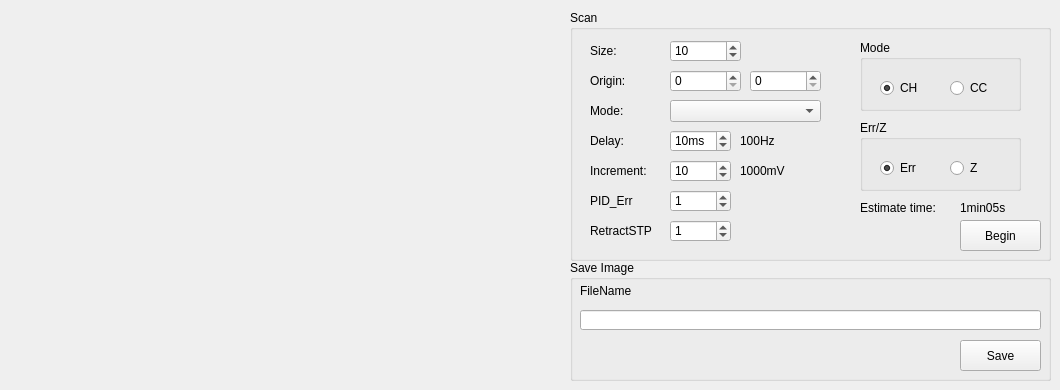
    <widget class="QWidget" name="tab_2">
     <attribute name="title">
      <string>Image Scan</string>
     </attribute>
     <widget class="QLabel" name="scan_image">
      <property name="enabled">
       <bool>true</bool>
      </property>
      <property name="geometry">
       <rect>
        <x>110</x>
        <y>10</y>
        <width>361</width>
        <height>361</height>
       </rect>
      </property>
      <property name="autoFillBackground">
       <bool>true</bool>
      </property>
      <property name="text">
       <string/>
      </property>
      <property name="wordWrap">
       <bool>false</bool>
      </property>
     </widget>
     <widget class="QGroupBox" name="groupBox_12">
      <property name="geometry">
       <rect>
        <x>570</x>
        <y>10</y>
        <width>481</width>
        <height>251</height>
       </rect>
      </property>
      <property name="title">
       <string>Scan</string>
      </property>
      <widget class="QLabel" name="label_73">
       <property name="geometry">
        <rect>
         <x>20</x>
         <y>30</y>
         <width>71</width>
         <height>21</height>
        </rect>
       </property>
       <property name="text">
        <string>Size:</string>
       </property>
      </widget>
      <widget class="QSpinBox" name="spinBox_scan_freq">
       <property name="geometry">
        <rect>
         <x>100</x>
         <y>120</y>
         <width>61</width>
         <height>22</height>
        </rect>
       </property>
       <property name="suffix">
        <string>ms</string>
       </property>
       <property name="minimum">
        <number>0</number>
       </property>
       <property name="maximum">
        <number>10000</number>
       </property>
       <property name="singleStep">
        <number>5</number>
       </property>
       <property name="value">
        <number>10</number>
       </property>
      </widget>
      <widget class="QLabel" name="label_75">
       <property name="geometry">
        <rect>
         <x>20</x>
         <y>120</y>
         <width>71</width>
         <height>21</height>
        </rect>
       </property>
       <property name="text">
        <string>Delay:</string>
       </property>
      </widget>
      <widget class="QPushButton" name="pushButton_scan_begin">
       <property name="geometry">
        <rect>
         <x>390</x>
         <y>210</y>
         <width>81</width>
         <height>31</height>
        </rect>
       </property>
       <property name="text">
        <string>Begin</string>
       </property>
      </widget>
      <widget class="QLabel" name="label_curve_diinc_hz_2">
       <property name="geometry">
        <rect>
         <x>170</x>
         <y>120</y>
         <width>61</width>
         <height>21</height>
        </rect>
       </property>
       <property name="text">
        <string>100Hz</string>
       </property>
      </widget>
      <widget class="QSpinBox" name="spinBox_scan_size">
       <property name="geometry">
        <rect>
         <x>100</x>
         <y>30</y>
         <width>71</width>
         <height>22</height>
        </rect>
       </property>
       <property name="suffix">
        <string/>
       </property>
       <property name="minimum">
        <number>1</number>
       </property>
       <property name="maximum">
        <number>65535</number>
       </property>
       <property name="singleStep">
        <number>10</number>
       </property>
       <property name="value">
        <number>10</number>
       </property>
      </widget>
      <widget class="QLabel" name="label_77">
       <property name="geometry">
        <rect>
         <x>20</x>
         <y>60</y>
         <width>71</width>
         <height>21</height>
        </rect>
       </property>
       <property name="text">
        <string>Origin:</string>
       </property>
      </widget>
      <widget class="QSpinBox" name="spinBox_scan_origin_x">
       <property name="geometry">
        <rect>
         <x>100</x>
         <y>60</y>
         <width>71</width>
         <height>22</height>
        </rect>
       </property>
       <property name="suffix">
        <string/>
       </property>
       <property name="minimum">
        <number>0</number>
       </property>
       <property name="maximum">
        <number>65535</number>
       </property>
       <property name="singleStep">
        <number>10</number>
       </property>
       <property name="value">
        <number>0</number>
       </property>
      </widget>
      <widget class="QSpinBox" name="spinBox_scan_origin_y">
       <property name="geometry">
        <rect>
         <x>180</x>
         <y>60</y>
         <width>71</width>
         <height>22</height>
        </rect>
       </property>
       <property name="suffix">
        <string/>
       </property>
       <property name="minimum">
        <number>0</number>
       </property>
       <property name="maximum">
        <number>65535</number>
       </property>
       <property name="singleStep">
        <number>10</number>
       </property>
       <property name="value">
        <number>0</number>
       </property>
      </widget>
      <widget class="QLabel" name="label_78">
       <property name="geometry">
        <rect>
         <x>20</x>
         <y>90</y>
         <width>71</width>
         <height>21</height>
        </rect>
       </property>
       <property name="text">
        <string>Mode:</string>
       </property>
      </widget>
      <widget class="QComboBox" name="comboBox_scan_mode">
       <property name="geometry">
        <rect>
         <x>100</x>
         <y>90</y>
         <width>151</width>
         <height>22</height>
        </rect>
       </property>
      </widget>
      <widget class="QLabel" name="label_85">
       <property name="geometry">
        <rect>
         <x>20</x>
         <y>150</y>
         <width>71</width>
         <height>21</height>
        </rect>
       </property>
       <property name="text">
        <string>Increment:</string>
       </property>
      </widget>
      <widget class="QSpinBox" name="spinBox_scan_inc">
       <property name="geometry">
        <rect>
         <x>100</x>
         <y>150</y>
         <width>61</width>
         <height>22</height>
        </rect>
       </property>
       <property name="suffix">
        <string/>
       </property>
       <property name="minimum">
        <number>1</number>
       </property>
       <property name="maximum">
        <number>10000</number>
       </property>
       <property name="singleStep">
        <number>5</number>
       </property>
       <property name="value">
        <number>10</number>
       </property>
      </widget>
      <widget class="QLabel" name="label_curve_diinc_mv_2">
       <property name="geometry">
        <rect>
         <x>170</x>
         <y>150</y>
         <width>61</width>
         <height>21</height>
        </rect>
       </property>
       <property name="text">
        <string>1000mV</string>
       </property>
      </widget>
      <widget class="QLabel" name="label_44">
       <property name="geometry">
        <rect>
         <x>290</x>
         <y>190</y>
         <width>91</width>
         <height>16</height>
        </rect>
       </property>
       <property name="text">
        <string>Estimate time:</string>
       </property>
      </widget>
      <widget class="QLabel" name="label_scan_image_eta">
       <property name="geometry">
        <rect>
         <x>390</x>
         <y>190</y>
         <width>81</width>
         <height>16</height>
        </rect>
       </property>
       <property name="text">
        <string>1min05s</string>
       </property>
      </widget>
      <widget class="QGroupBox" name="groupBox_18">
       <property name="geometry">
        <rect>
         <x>290</x>
         <y>30</y>
         <width>161</width>
         <height>71</height>
        </rect>
       </property>
       <property name="title">
        <string>Mode</string>
       </property>
       <widget class="QRadioButton" name="radioButton_scan_ch">
        <property name="geometry">
         <rect>
          <x>20</x>
          <y>40</y>
          <width>51</width>
          <height>16</height>
         </rect>
        </property>
        <property name="text">
         <string>CH</string>
        </property>
        <property name="checked">
         <bool>true</bool>
        </property>
       </widget>
       <widget class="QRadioButton" name="radioButton_scan_cc">
        <property name="geometry">
         <rect>
          <x>90</x>
          <y>40</y>
          <width>51</width>
          <height>16</height>
         </rect>
        </property>
        <property name="text">
         <string>CC</string>
        </property>
       </widget>
      </widget>
      <widget class="QSpinBox" name="spinBox_scan_piderr">
       <property name="geometry">
        <rect>
         <x>100</x>
         <y>180</y>
         <width>61</width>
         <height>22</height>
        </rect>
       </property>
       <property name="suffix">
        <string/>
       </property>
       <property name="minimum">
        <number>0</number>
       </property>
       <property name="maximum">
        <number>32768</number>
       </property>
       <property name="singleStep">
        <number>10</number>
       </property>
       <property name="value">
        <number>1</number>
       </property>
      </widget>
      <widget class="QLabel" name="label_94">
       <property name="geometry">
        <rect>
         <x>20</x>
         <y>180</y>
         <width>71</width>
         <height>21</height>
        </rect>
       </property>
       <property name="text">
        <string>PID_Err</string>
       </property>
      </widget>
      <widget class="QLabel" name="label_96">
       <property name="geometry">
        <rect>
         <x>20</x>
         <y>210</y>
         <width>71</width>
         <height>21</height>
        </rect>
       </property>
       <property name="text">
        <string>RetractSTP</string>
       </property>
      </widget>
      <widget class="QSpinBox" name="spinBox_scan_retract">
       <property name="geometry">
        <rect>
         <x>100</x>
         <y>210</y>
         <width>61</width>
         <height>22</height>
        </rect>
       </property>
       <property name="suffix">
        <string/>
       </property>
       <property name="minimum">
        <number>0</number>
       </property>
       <property name="maximum">
        <number>32768</number>
       </property>
       <property name="singleStep">
        <number>10</number>
       </property>
       <property name="value">
        <number>1</number>
       </property>
      </widget>
      <widget class="QGroupBox" name="groupBox_20">
       <property name="geometry">
        <rect>
         <x>290</x>
         <y>110</y>
         <width>161</width>
         <height>71</height>
        </rect>
       </property>
       <property name="title">
        <string>Err/Z</string>
       </property>
       <widget class="QRadioButton" name="radioButton_scan_err">
        <property name="geometry">
         <rect>
          <x>20</x>
          <y>40</y>
          <width>51</width>
          <height>16</height>
         </rect>
        </property>
        <property name="text">
         <string>Err</string>
        </property>
        <property name="checked">
         <bool>true</bool>
        </property>
       </widget>
       <widget class="QRadioButton" name="radioButton_scan_z">
        <property name="geometry">
         <rect>
          <x>90</x>
          <y>40</y>
          <width>51</width>
          <height>16</height>
         </rect>
        </property>
        <property name="text">
         <string>Z</string>
        </property>
       </widget>
      </widget>
     </widget>
     <widget class="QGroupBox" name="groupBox_13">
      <property name="geometry">
       <rect>
        <x>570</x>
        <y>260</y>
        <width>481</width>
        <height>121</height>
       </rect>
      </property>
      <property name="title">
       <string>Save Image</string>
      </property>
      <widget class="QLabel" name="label_84">
       <property name="geometry">
        <rect>
         <x>10</x>
         <y>20</y>
         <width>71</width>
         <height>21</height>
        </rect>
       </property>
       <property name="text">
        <string>FileName</string>
       </property>
      </widget>
      <widget class="QPushButton" name="pushButton_scan_image_save">
       <property name="geometry">
        <rect>
         <x>390</x>
         <y>80</y>
         <width>81</width>
         <height>31</height>
        </rect>
       </property>
       <property name="text">
        <string>Save</string>
       </property>
      </widget>
      <widget class="QLineEdit" name="lineEdit_scan_image_filename">
       <property name="geometry">
        <rect>
         <x>10</x>
         <y>50</y>
         <width>461</width>
         <height>20</height>
        </rect>
       </property>
      </widget>
     </widget>
    </widget>
